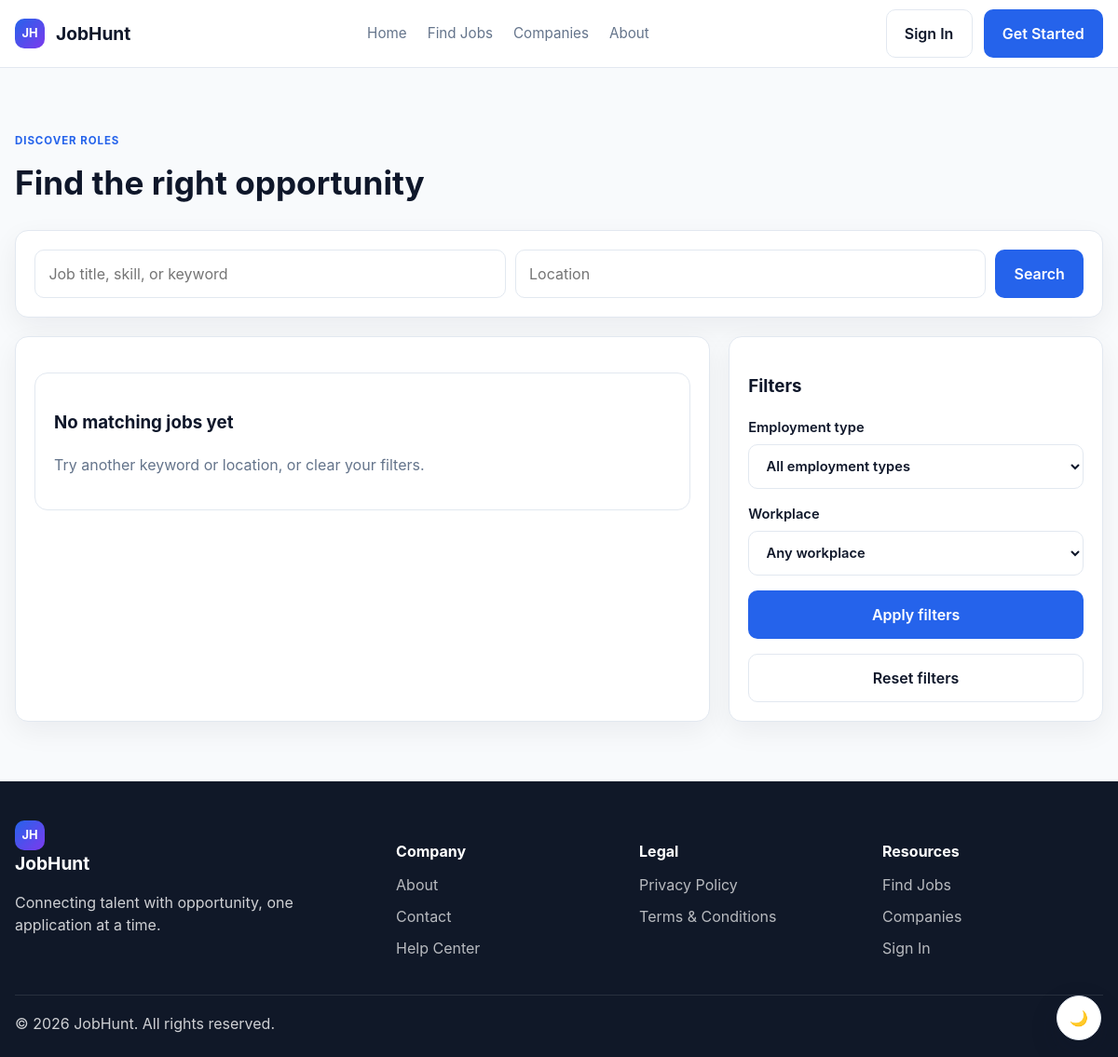
The page /index.php?page=jobs on the database as committed earlier.
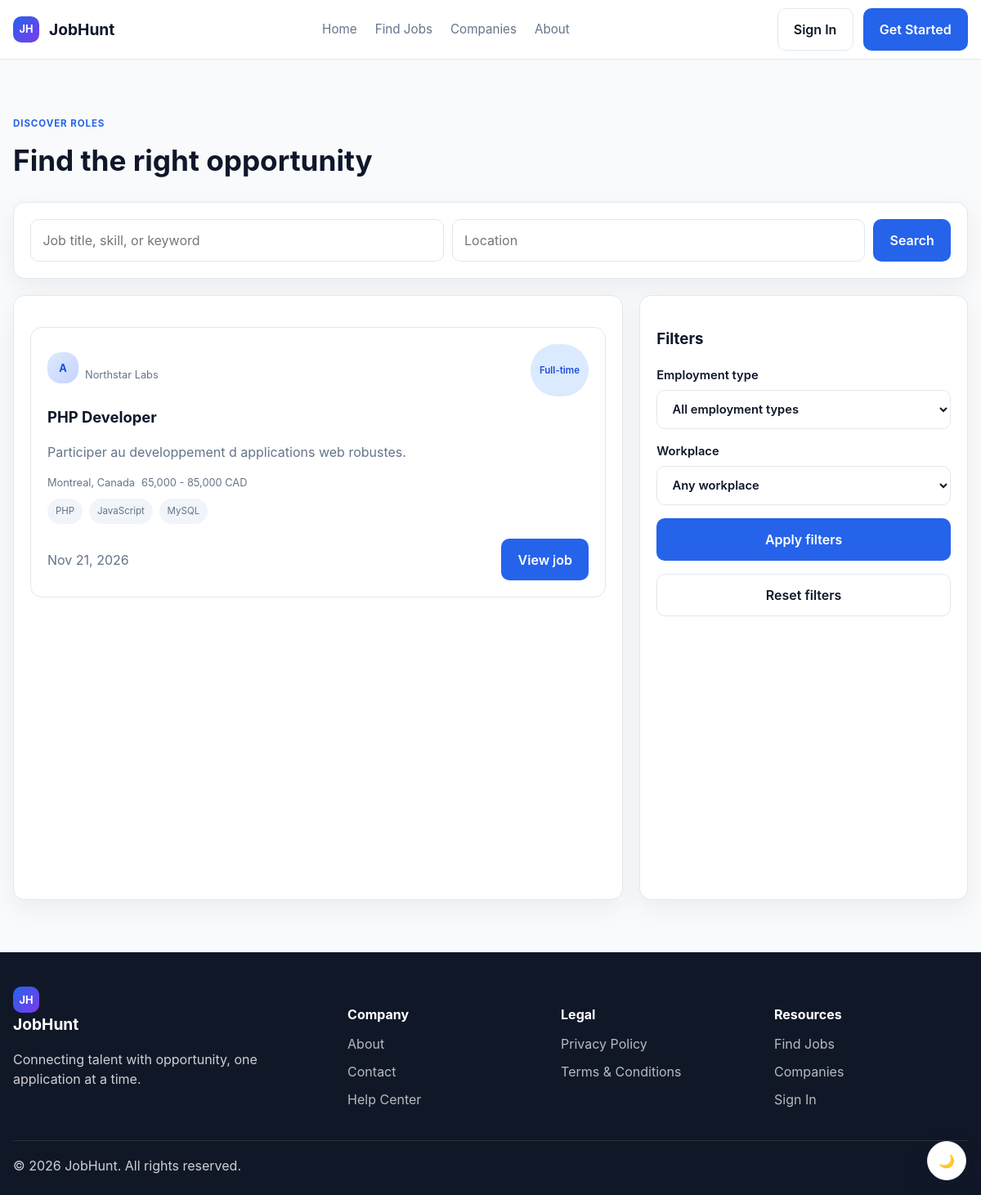
The same page on the database as committed later.
### tables this page shows
CREATE TABLE job_offers (
    id INT AUTO_INCREMENT PRIMARY KEY,
    company_id INT NOT NULL,
    category_id INT NOT NULL,
    title VARCHAR(160) NOT NULL,
    summary TEXT,
    responsibilities TEXT,
    requirements TEXT,
    preferred_qualifications TEXT,
    benefits TEXT,
    employment_type VARCHAR(50) NOT NULL,
    experience_level VARCHAR(50) NOT NULL,
    workplace_type VARCHAR(50) NOT NULL,
    location VARCHAR(160) DEFAULT NULL,
    salary_min INT DEFAULT NULL,
    salary_max INT DEFAULT NULL,
    currency VARCHAR(10) DEFAULT 'USD',
    status ENUM('draft','active','paused','closed','pending_review','removed') NOT NULL DEFAULT 'draft',
    published_at TIMESTAMP NULL,
    application_deadline TIMESTAMP NULL,
    created_at TIMESTAMP DEFAULT CURRENT_TIMESTAMP,
    updated_at TIMESTAMP DEFAULT CURRENT_TIMESTAMP ON UPDATE CURRENT_TIMESTAMP,
    CONSTRAINT fk_jobs_company FOREIGN KEY (company_id) REFERENCES company_profiles(id) ON DELETE CASCADE,
    CONSTRAINT fk_jobs_category FOREIGN KEY (category_id) REFERENCES job_categories(id)
);

CREATE TABLE company_profiles (
    id INT AUTO_INCREMENT PRIMARY KEY,
    user_id INT NOT NULL UNIQUE,
    company_name VARCHAR(160) NOT NULL,
    industry VARCHAR(120) DEFAULT NULL,
    company_size VARCHAR(60) DEFAULT NULL,
    founded_year YEAR DEFAULT NULL,
    website VARCHAR(255) DEFAULT NULL,
    location VARCHAR(160) DEFAULT NULL,
    description TEXT,
    logo_url VARCHAR(255) DEFAULT NULL,
    verification_status ENUM('pending','verified','rejected') DEFAULT 'pending',
    created_at TIMESTAMP DEFAULT CURRENT_TIMESTAMP,
    updated_at TIMESTAMP DEFAULT CURRENT_TIMESTAMP ON UPDATE CURRENT_TIMESTAMP,
    CONSTRAINT fk_company_profile_user FOREIGN KEY (user_id) REFERENCES users(id) ON DELETE CASCADE
);

### public/index.php (called while the page is built, shortened)
<?php
require dirname(__DIR__) . '/config/app.php';
require dirname(__DIR__) . '/app/Core/Controller.php';
require dirname(__DIR__) . '/app/Core/Database.php';
require dirname(__DIR__) . '/app/Models/JobHuntData.php';
require dirname(__DIR__) . '/app/Controllers/PageController.php';
$page = $_GET['page'] ?? 'home';
$controller = new PageController();
$controller->handle($page);

### config/app.php (called while the page is built, shortened)
<?php
function h($value, int $flags = ENT_QUOTES, string $encoding = 'UTF-8'): string
{
    return htmlentities((string) $value, $flags, $encoding);
}
return [
    'app_name' => 'JobHunt',
    'app_tagline' => "Let's Find Your Next Job.",
    'base_path' => dirname(__DIR__),
    'public_path' => dirname(__DIR__) . '/public',
    'base_url' => '/tests/jobhunt/public',
    'env' => 'development',
    'debug' => true,
    'roles' => ['candidate', 'company', 'admin'],
];

### config/database.php (called while the page is built)
<?php
$getValue = static function (string $name, $default) {
    $value = getenv($name);
    if ($value === false && isset($_ENV[$name])) {
        $value = $_ENV[$name];
    }
    return $value === false || $value === null || $value === '' ? $default : $value;
};
return [
    'driver' => 'mysql',
    'host' => $getValue('DB_HOST', '127.0.0.1'),
    'port' => (int) $getValue('DB_PORT', 3306),
    'database' => $getValue('DB_DATABASE', 'jobhunt'),
    'username' => $getValue('DB_USERNAME', 'root'),
    'password' => $getValue('DB_PASSWORD', ''),
    'charset' => $getValue('DB_CHARSET', 'utf8mb4'),
    'options' => [
        PDO::ATTR_ERRMODE => PDO::ERRMODE_EXCEPTION,
        PDO::ATTR_DEFAULT_FETCH_MODE => PDO::FETCH_ASSOC,
        PDO::ATTR_EMULATE_PREPARES => false,
    ],
];

### app/Core/Database.php (called while the page is built, shortened)
<?php
class Database
{
    private static $db;
    public static function connection()
    {
        if (self::$db) {
            return self::$db;
        }
        $config = require dirname(__DIR__, 2) . '/config/database.php';
        $dsn = "{$config['driver']}:host={$config['host']};port={$config['port']};dbname={$config['database']};charset={$config['charset']}";
        self::$db = new \PDO($dsn, $config['username'], $config['password'], $config['options']);
        return self::$db;
    }
}

### app/Models/JobHuntData.php (called while the page is built, shortened)
<?php
class JobHuntData
{
    public static function jobs(array $filters = []): array
    {
        $sql = "SELECT j.id, j.title, c.company_name AS company, j.location,
                    j.employment_type AS type, j.workplace_type AS workplace,
                    j.salary_min, j.salary_max, j.currency, j.experience_level AS experience,
                    j.summary AS tagline, j.responsibilities, j.requirements, j.benefits,
                    j.published_at, cat.name AS category
                FROM job_offers j
                JOIN company_profiles c ON c.id = j.company_id
                JOIN job_categories cat ON cat.id = j.category_id
                WHERE j.status = 'active'
                AND (j.application_deadline IS NULL OR j.application_deadline >= CURRENT_DATE)";
        $values = [];
        $sql .= ' ORDER BY j.created_at DESC';
        $query = Database::connection()->prepare($sql);
        $query->execute($values);
        $jobs = $query->fetchAll();
        return $jobs;
    }
}

### resources/views/public/jobs.php (the view, shortened to what this page needs)
<?php require __DIR__ . '/../components/public-header.php'; ?>
<main class="section">
    <div class="container">
        <div class="page-header">
            <div class="kicker">Discover roles</div>
            <h1>Find the right opportunity</h1>
        </div>
        <form class="card field-row" method="get" action="index.php">
            <input class="input" name="keyword" placeholder="Job title, skill, or keyword" value="<?php echo h($filters['keyword'] ?? ''); ?>" />
            <input class="input" name="location" placeholder="Location" value="<?php echo h($filters['location'] ?? ''); ?>" />
            <button class="btn btn-primary" type="submit">Search</button>
        </form>
        <div class="two-col" style="margin-top:20px;">
            <div class="card">
                <div class="job-grid job-grid-results">
                    <?php foreach ($jobs as $job): ?>
                        <article class="job-card">
                            <div class="job-top">
                                <div class="company-badge"><span class="company-logo" style="width:38px;height:38px;">A</span><?php echo h($job['company']); ?></div>
                                <span class="badge badge-primary"><?php echo h($job['type']); ?></span>
                            </div>
                            <h3><?php echo h($job['title']); ?></h3>
                            <p class="muted"><?php echo h($job['tagline']); ?></p>
                            <div class="job-meta">
                                <span><?php echo h($job['location']); ?></span>
                                <span><?php echo h($job['salary']); ?></span>
                            </div>
                            <div class="skill-list">
                                <?php foreach ($job['skills'] as $skill): ?>
                                    <span class="skill-tag"><?php echo h($skill); ?></span>
                                <?php endforeach; ?>
                            </div>
                            <div class="card-footer">
                                <span class="muted"><?php echo h($job['posted']); ?></span>
                                <a class="btn btn-primary" href="index.php?page=job-details&amp;id=<?php echo (int) $job['id']; ?>">View job</a>
                            </div>
                        </article>
                    <?php endforeach; ?>
                    <?php if (!$jobs): ?>
                        <div class="card empty-state"><h3>No matching jobs yet</h3><p class="muted">Try another keyword or location, or clear your filters.</p></div>
                    <?php endif; ?>
                </div>
            </div>
            <aside class="card">
                <h3>Filters</h3>
                <form class="form-stack" method="get" action="index.php">
                    <label>Employment type
                        <select class="select" name="employment_type">
                            <option value="">All employment types</option>
                        </select>
                    </label>
                    <label>Workplace
                        <select class="select" name="workplace_type">
                            <option value="">Any workplace</option>
                        </select>
                    </label>
                    <button class="btn btn-primary" type="submit">Apply filters</button>
                    <a class="btn btn-secondary" href="index.php?page=jobs">Reset filters</a>
                </form>
            </aside>
        </div>
    </div>
</main>
<?php require __DIR__ . '/../components/public-footer.php'; ?>

### app/Controllers/PageController.php (shortened to what this page needs)
<?php
class PageController extends Controller
{
    public function handle(string $page = 'home'): void
    {
        switch ($page) {
            case 'jobs':
                $this->render('public.jobs', [
                    'jobs' => JobHuntData::jobs($_GET),
                    'filters' => $_GET,
                ]);
                break;
        }
    }
}

### app/Core/Controller.php (shortened to what this page needs)
<?php
class Controller
{
    protected function render(string $view, array $data = []): void
    {
        $basePath = dirname(__DIR__, 2) . '/resources/views';
        $viewPath = $basePath . '/' . str_replace('.', '/', $view) . '.php';
        extract($data, EXTR_SKIP);
        if (str_starts_with($view, 'public.')) {
            $title = h($data['page_title'] ?? 'JobHunt · Find your next opportunity', ENT_QUOTES, 'UTF-8');
            echo '<!DOCTYPE html><html lang="en"><head><meta charset="UTF-8"><meta name="viewport" content="width=device-width, initial-scale=1.0"><title>' . $title . '</title><link rel="stylesheet" href="assets/css/styles.css"></head><body>';
            require $viewPath;
            echo '<script src="assets/js/app.js"></script></body></html>';
            return;
        }
    }
}

### resources/views/components/public-header.php
<header class="site-header">
    <div class="container header-inner">
        <a href="index.php?page=home" class="logo">
            <span class="logo-mark">JH</span>
            <span>JobHunt</span>
        </a>
        <nav class="nav-links" aria-label="Main Navigation">
            <a href="index.php?page=home">Home</a>
            <a href="index.php?page=jobs">Find Jobs</a>
            <a href="index.php?page=companies">Companies</a>
            <a href="index.php?page=about">About</a>
        </nav>
        <div class="header-actions">
            <a class="btn btn-secondary" href="index.php?page=signin">Sign In</a>
            <a class="btn btn-primary" href="index.php?page=account-type">Get Started</a>
        </div>
    </div>
</header>

### resources/views/components/public-footer.php
<footer class="site-footer">
    <div class="container footer-grid">
        <div>
            <a href="index.php?page=home" class="logo" style="color:white; margin-bottom:14px;">
                <span class="logo-mark">JH</span>
                <span>JobHunt</span>
            </a>
            <p>Connecting talent with opportunity, one application at a time.</p>
        </div>
        <div>
            <h4>Company</h4>
            <a href="index.php?page=about">About</a>
            <a href="index.php?page=contact">Contact</a>
            <a href="index.php?page=help">Help Center</a>
        </div>
        <div>
            <h4>Legal</h4>
            <a href="index.php?page=privacy">Privacy Policy</a>
            <a href="index.php?page=terms">Terms & Conditions</a>
        </div>
        <div>
            <h4>Resources</h4>
            <a href="index.php?page=jobs">Find Jobs</a>
            <a href="index.php?page=companies">Companies</a>
            <a href="index.php?page=signin">Sign In</a>
        </div>
    </div>
    <div class="container copyright">© 2026 JobHunt. All rights reserved.</div>
</footer>

Rows that differ between the two databases and show on the page:
added job_offers: company.company_name "Northstar Labs", employment_type "Full-time", title "PHP Developer", summary "Participer au developpement d applications web robustes.", location "Montreal, Canada", salary "65,000 - 85,000 CAD", skill "PHP", skill "JavaScript", skill "MySQL", posted "Nov 21, 2026"
Other text that changed with them:
text no longer shown: "No matching jobs yet Try another keyword or location, or clear your filters."
